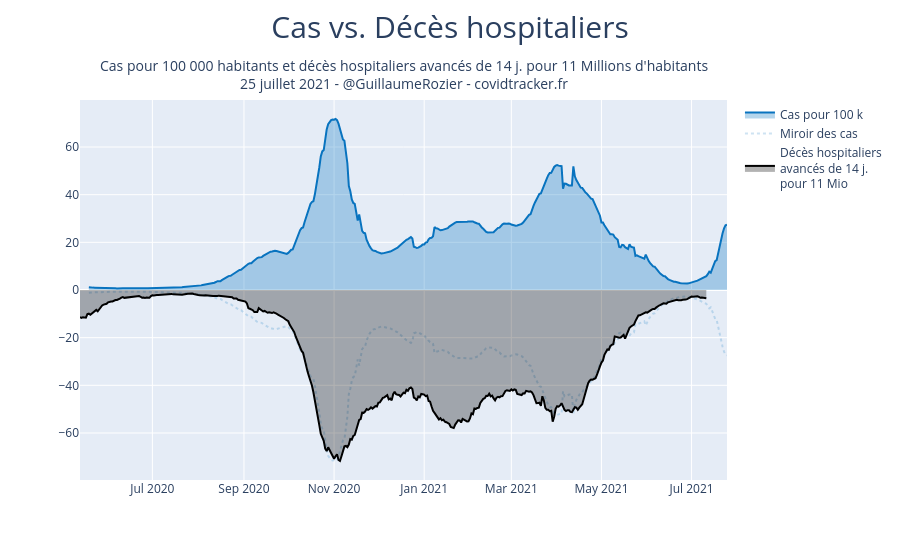

This figure's notebook cell:
### Code cell
y1 = df.P.rolling(window=7).mean()/67000000*100000
y2 = df.incid_dc.rolling(window=7).mean().shift(-14)/67000000

coef_normalisation = y1.max()/y2.max()

fig = go.Figure()
fig.add_trace(go.Scatter(
    x=df.jour,
    y=y1,
    name="Cas pour 100 k",
    marker_color='rgb(8, 115, 191)',
    fillcolor="rgba(8, 115, 191, 0.3)",
    fill='tozeroy'))
fig.add_trace(go.Scatter(
    x=df.jour,
    y=-y1,
    name="Miroir des cas",
    marker_color='rgba(8, 115, 191, 0.2)',
    line=dict(
        dash="dot")
))
fig.add_trace(go.Scatter(
    x=df.jour,
    y=-y2*coef_normalisation,
    marker_color='black',
    fillcolor="rgba(0,0,0,0.3)",
    name="Décès hospitaliers<br>avancés de 14 j.<br>pour {} Mio".format(round(coef_normalisation/1000000)),
    fill='tozeroy'))
fig.update_yaxes()
fig.update_layout(
    title={
                        'text': "Cas vs. Décès hospitaliers",
                        'y':0.97,
                        'x':0.5,
                        'xanchor': 'center',
                        'yanchor': 'top'},
    titlefont = dict(
                    size=30),
    annotations = [
                        dict(
                            x=0.5,
                            y=1.12,
                            xref='paper',
                            yref='paper',
                            font=dict(size=14),
                            text="Cas pour 100 000 habitants et décès hospitaliers avancés de 14 j. pour {} Millions d'habitants<br>{} - @GuillaumeRozier - covidtracker.fr".format(round(coef_normalisation/1000000), datetime.strptime(df.jour.max(), '%Y-%m-%d').strftime('%d %B %Y')),#'Date : {}. Source : Santé publique France. Auteur : GRZ - covidtracker.fr.'.format(),                    showarrow = False
                            showarrow=False
                        ),
                        ]
)

#name_fig = "cas_hospitalisations_ratio"
#fig.write_image(PATH + "images/charts/france/{}.jpeg".format(name_fig), scale=2, width=900, height=600)
#plotly.offline.plot(fig, filename = PATH + 'images/html_exports/france/{}.html'.format(name_fig), auto_open=False)

### Figure 1 — Plotly figure (JSON) as saved in the notebook; plotly's stock layout.template omitted (floating-point values rounded to 4 significant figures; data arrays with more than 128 entries replaced by an {"elided": "..."} marker saying what was removed)
{"data": [{"fill": "tozeroy", "fillcolor": "rgba(8, 115, 191, 0.3)", "marker": {"color": "rgb(8, 115, 191)"}, "name": "Cas pour 100 k", "type": "scatter", "x": {"elided": "439 str values"}, "y": {"elided": "439 float values"}}, {"line": {"dash": "dot"}, "marker": {"color": "rgba(8, 115, 191, 0.2)"}, "name": "Miroir des cas", "type": "scatter", "x": {"elided": "439 str values"}, "y": {"elided": "439 float values"}}, {"fill": "tozeroy", "fillcolor": "rgba(0,0,0,0.3)", "marker": {"color": "black"}, "name": "Décès hospitaliers<br>avancés de 14 j.<br>pour 11 Mio", "type": "scatter", "x": {"elided": "439 str values"}, "y": {"elided": "439 float values"}}], "layout": {"annotations": [{"font": {"size": 14}, "showarrow": false, "text": "Cas pour 100 000 habitants et décès hospitaliers avancés de 14 j. pour 11 Millions d'habitants<br>25 juillet 2021 - @GuillaumeRozier - covidtracker.fr", "x": 0.5, "xref": "paper", "y": 1.12, "yref": "paper"}], "title": {"font": {"size": 30}, "text": "Cas vs. Décès hospitaliers", "x": 0.5, "xanchor": "center", "y": 0.97, "yanchor": "top"}}}
